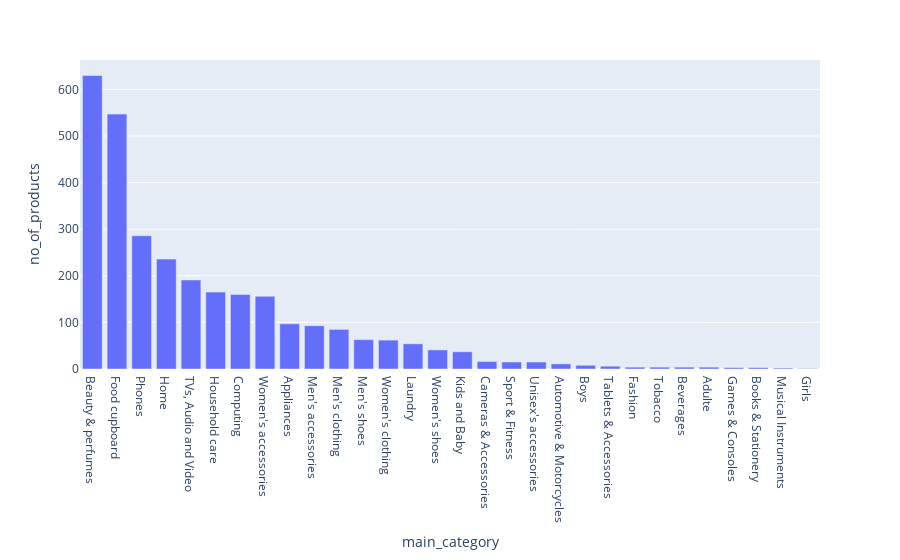

The notebook cell this image was saved under:
### Code cell
fig = px.bar(df_items, x="main_category", y='no_of_products')
fig.show()

### Figure 1 — Plotly figure (JSON) as saved in the notebook; plotly's stock layout.template omitted (floating-point values rounded to 4 significant figures)
{"data": [{"alignmentgroup": "True", "hovertemplate": "main_category=%{x}<br>no_of_products=%{y}<extra></extra>", "legendgroup": "", "marker": {"color": "#636efa", "pattern": {"shape": ""}}, "name": "", "offsetgroup": "", "orientation": "v", "showlegend": false, "textposition": "auto", "type": "bar", "x": ["Beauty & perfumes", "Food cupboard", "Phones", "Home", "TVs, Audio and Video", "Household care", "Computing", "Women's accessories", "Appliances", "Men's accessories", "Men's clothing", "Men's shoes", "Women's clothing", "Laundry", "Women's shoes", "Kids and Baby", "Cameras & Accessories", "Sport & Fitness", "Unisex's accessories", "Automotive & Motorcycles", "Boys", "Tablets & Accessories", "Fashion", "Tobacco", "Beverages", "Adulte", "Games & Consoles", "Books & Stationery", "Musical Instruments", "Girls"], "xaxis": "x", "y": [630, 547, 286, 236, 191, 165, 160, 156, 97, 93, 85, 63, 62, 54, 41, 37, 16, 15, 15, 11, 8, 6, 4, 4, 4, 4, 3, 3, 2, 1], "yaxis": "y"}], "layout": {"autosize": true, "barmode": "relative", "legend": {"tracegroupgap": 0}, "margin": {"t": 60}, "xaxis": {"anchor": "y", "autorange": true, "domain": [0, 1], "range": [-0.5, 29.5], "title": {"text": "main_category"}, "type": "category"}, "yaxis": {"anchor": "x", "autorange": true, "domain": [0, 1], "range": [0, 663.2], "title": {"text": "no_of_products"}, "type": "linear"}}}
